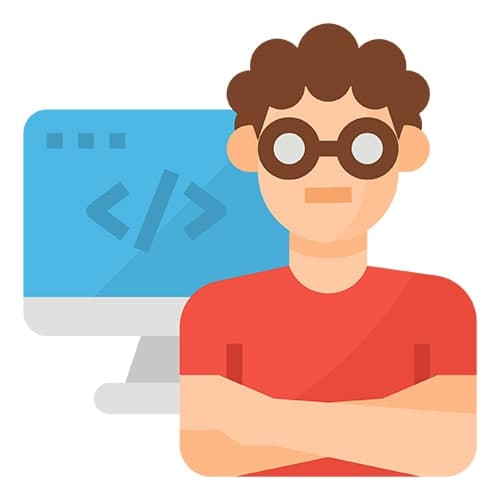
#> input picture MiniProject2/testcase1.jpg, 500 x 500 px
$ python MP2.py
#> lines starting #> are read from the running program, lines starting #| are printed output that depends on the picture
#> the answer given: testcase1.jpg
import matplotlib.pyplot as plt
import matplotlib.image as img

height = 0
width = 0


def get_image(path):
#> called with path = 'testcase1.jpg'
    global height, width
    img_data = img.imread(path)
#> img_data is the input picture: shape (500, 500, 3); mean R, G, B 209.9, 192.6, 189.7
    width = img_data.shape[1]
#> width = 500
    height = img_data.shape[0]
#> height = 500
    return img_data


# checks if the entered RGB is (nearly) white or not.
def isWhite(arr, i, j):
    return arr[i][j][0] >= 245 and arr[i][j][1] >= 245 and arr[i][j][2] >= 245


# Shades the transformed_arr as follows:
# Check the arr, for each pixel in arr checks if it is white or not.
# If so, that pixel in the final array gains from transformed_arr. if not, that pixel gains from the arr.
def shade(arr, transformed_arr):
    for i in range(height):
        for j in range(width):
            if not (isWhite(arr, i, j)):
                transformed_arr[i][j][0] = arr[i][j][0]
                transformed_arr[i][j][1] = arr[i][j][1]
                transformed_arr[i][j][2] = arr[i][j][2]
    return transformed_arr


# Transforms the matrix of the image with the shear transformation.
# T(x) = Ax and     A = [  1        0  ]
#                       [  lambda   1  ]     =>     T(x) = [ x1 ,x1*lambda + x2 ]
def shearTransform(arr, lambda_val=0.1):
#> called with lambda_val = 0.1
    new_arr = [[[255 for col in range(3)] for col in range(int(height * lambda_val + width))] for row in
               range(int(height))]
    for i in range(height):
        for j in range(width):
            if not (isWhite(arr, i, j)):
                new_arr[i][int(lambda_val * i + j)][0] = 198
                new_arr[i][int(lambda_val * i + j)][1] = 202
                new_arr[i][int(lambda_val * i + j)][2] = 210
    return new_arr


if __name__ == '__main__':
    img_path = input("Enter The Path Of Image:(The Background Must Be White)\n")
    img_data = get_image(img_path)
    sheared_img_data = shearTransform(img_data)
#> sheared_img_data = 500 items
    plt.imshow(shade(img_data, sheared_img_data))
    plt.show()
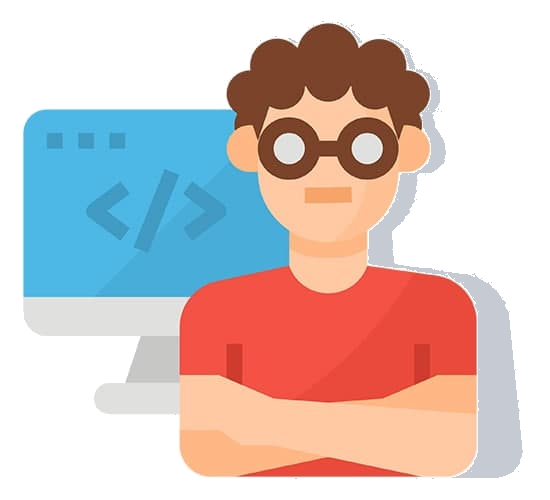
#> shown: shape (500, 550, 3); mean R, G, B 211.7, 196.2, 193.9
